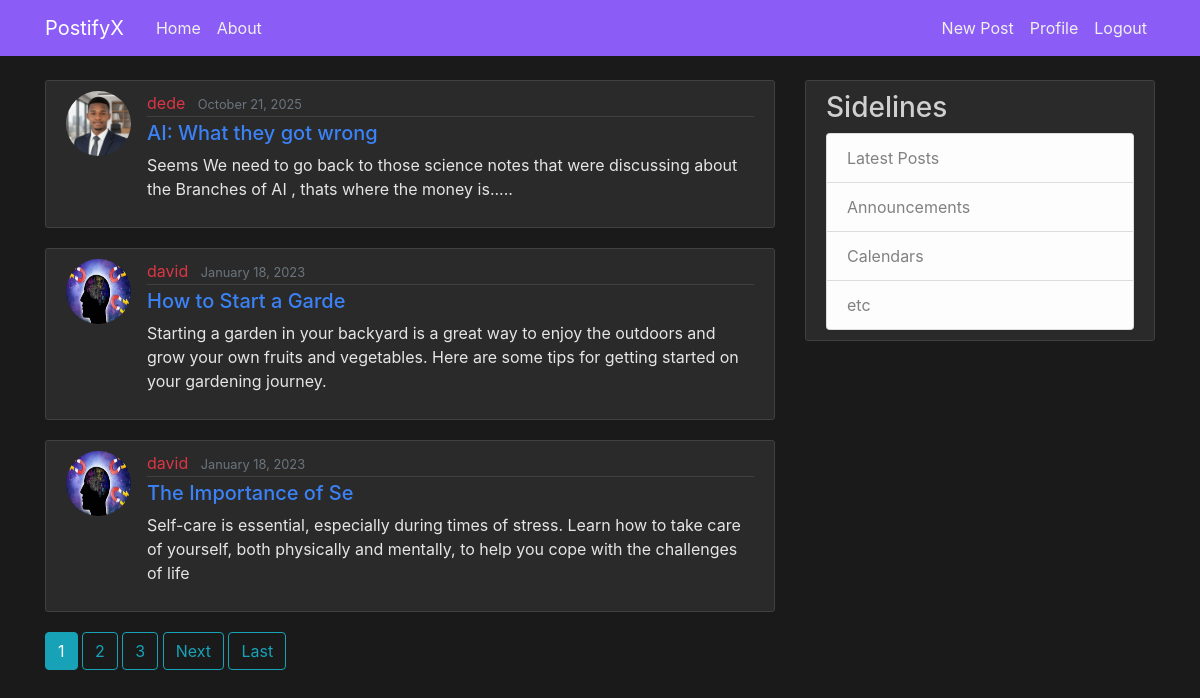
The app's page / (signed in) with its own data.
### blog/models.py (models this page shows, shortened)
class Post(models.Model):
    title= models.CharField(max_length=1000)
    content=models.TextField()
    date_posted=models.DateTimeField(default=timezone.now)
    author=models.ForeignKey(User,on_delete=models.CASCADE)

### users/models.py (models this page shows, shortened)
class Profile(models.Model):
    user=models.OneToOneField(User,on_delete=models.CASCADE)
    image=models.ImageField(default='default.jpg',upload_to='profile_pics')

### blog/views.py (the view)
# urls.py: path('',PostListView.as_view(),name='blog-home'),
class PostListView(ListView):
    model=Post
    template_name='blog/home.html'
    context_object_name='posts'
    ordering=['-date_posted']
    paginate_by=3

### blog/templates/blog/home.html (shortened to what this page needs)
{% extends "blog/base.html" %}
{% block content %}
    {% for post in posts %}
        <article class="media content-section">
          <img class="rounded-circle article-img" src="{{ post.author.profile.image.url }}">
          <div class="media-body">
            <div class="article-metadata">
              <a class="mr-2 text-danger" href="{% url 'user-posts' post.author.username %}">{{ post.author }}</a>
              <small class="text-muted">{{ post.date_posted|date:"F d, Y" }}</small>
            </div>
            <h5><a class="article-title " href="{% url 'post-detail' post.id %}">{{ post.title }}</a></h5>
            <p class="article-content">{{ post.content }}</p>
          </div>
        </article>
    {% endfor %}
    {% if is_paginated %}
    {% for num in page_obj.paginator.page_range %}
      {% if page_obj.number == num %}
        <a class="btn btn-info mb-4" href="?page={{ num }}">{{ num }}</a>
      {% elif num > page_obj.number|add:'-3' and num < page_obj.number|add:'3' %}
        <a class="btn btn-outline-info mb-4" href="?page={{ num }}">{{ num }}</a>
      {% endif %}
    {% endfor %}
    {% if page_obj.has_next %}
      <a class="btn btn-outline-info mb-4" href="?page={{ page_obj.next_page_number }}">Next</a>
      <a class="btn btn-outline-info mb-4" href="?page={{ page_obj.paginator.num_pages }}">Last</a>
    {% endif %}
  {% endif %}
{% endblock content %}

### blog/static/blog/main.css (style rules this page uses)
body { background-color: #1a1a1a; color: #e5e5e5; margin-top: 5rem; }
h1, h2, h3, h4, h5, h6 { color: #d0d0d0; }
.content-section { background: #2a2a2a; padding: 10px 20px; border: 1px solid #404040; border-radius: 3px; margin-bottom: 20px; }
.article-title { color: #3b82f6; }
.article-content { white-space: pre-line; }
.article-img { height: 65px; width: 65px; margin-right: 16px; }
.article-metadata { padding-bottom: 1px; margin-bottom: 4px; border-bottom: 1px solid #404040 }

### records on screen
Post: author.profile.image (picture), author "dede", date_posted "October 21, 2025", title "AI: What they got wrong", content "Seems We need to go back to those science notes that were discussing about the Branches of AI , thats where the money is....."
Post: author.profile.image (picture), author "david", date_posted "January 18, 2023", title "How to Start a Garde", content "Starting a garden in your backyard is a great way to enjoy the outdoors and grow your own fruits and vegetables. Here are some tips for getting started on your gardening journey."
Post: author.profile.image (picture), author "david", date_posted "January 18, 2023", title "The Importance of Se", content "Self-care is essential, especially during times of stress. Learn how to take care of yourself, both physically and mentally, to help you cope with the challenges of life"

### other values on screen
{{ num }} "1"
{{ num }} "2" "3"
